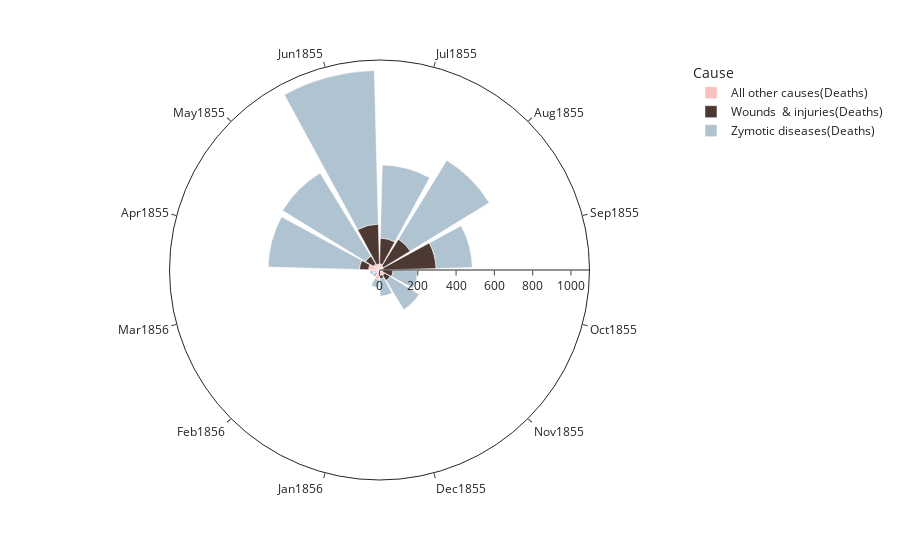

This figure's notebook cell:
### Code cell
fig2 = px.bar_polar(
    df2, 
    r = 'Deaths',
    color = 'Cause', 
    theta = 'Date',
    start_angle = 165,
    color_discrete_sequence = colors,
    template = 'simple_white'
)

fig2.show()

### Figure 1 — Plotly figure (JSON) as saved in the notebook; plotly's stock layout.template omitted (floating-point values rounded to 4 significant figures)
{"data": [{"hovertemplate": "Cause=All other causes(Deaths)<br>Deaths=%{r}<br>Date=%{theta}<extra></extra>", "legendgroup": "All other causes(Deaths)", "marker": {"color": "#fac0bd", "pattern": {"shape": ""}}, "name": "All other causes(Deaths)", "r": [57, 37, 31, 33, 25, 20, 18, 32, 28, 48, 19, 35], "showlegend": true, "subplot": "polar", "theta": ["Apr1855", "May1855", "Jun1855", "Jul1855", "Aug1855", "Sep1855", "Oct1855", "Nov1855", "Dec1855", "Jan1856", "Feb1856", "Mar1856"], "type": "barpolar"}, {"hovertemplate": "Cause=Wounds  & injuries(Deaths)<br>Deaths=%{r}<br>Date=%{theta}<extra></extra>", "legendgroup": "Wounds  & injuries(Deaths)", "marker": {"color": "#4c3933", "pattern": {"shape": ""}}, "name": "Wounds  & injuries(Deaths)", "r": [48, 49, 209, 134, 164, 276, 53, 33, 18, 2, 0, 0], "showlegend": true, "subplot": "polar", "theta": ["Apr1855", "May1855", "Jun1855", "Jul1855", "Aug1855", "Sep1855", "Oct1855", "Nov1855", "Dec1855", "Jan1856", "Feb1856", "Mar1856"], "type": "barpolar"}, {"hovertemplate": "Cause=Zymotic diseases(Deaths)<br>Deaths=%{r}<br>Date=%{theta}<extra></extra>", "legendgroup": "Zymotic diseases(Deaths)", "marker": {"color": "#b0c3d1", "pattern": {"shape": ""}}, "name": "Zymotic diseases(Deaths)", "r": [477, 508, 802, 382, 483, 189, 128, 178, 91, 42, 24, 15], "showlegend": true, "subplot": "polar", "theta": ["Apr1855", "May1855", "Jun1855", "Jul1855", "Aug1855", "Sep1855", "Oct1855", "Nov1855", "Dec1855", "Jan1856", "Feb1856", "Mar1856"], "type": "barpolar"}], "layout": {"barmode": "relative", "legend": {"title": {"text": "Cause"}, "tracegroupgap": 0}, "margin": {"t": 60}, "polar": {"angularaxis": {"direction": "clockwise", "rotation": 165}, "domain": {"x": [0, 1], "y": [0, 1]}}}}
